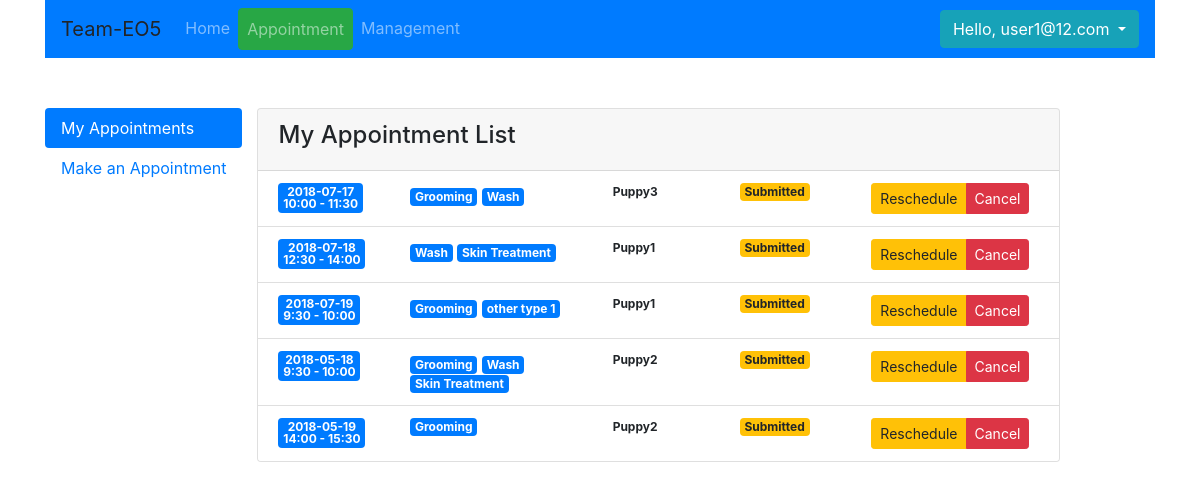
/appointment (signed in), run on the app's committed database.
### app/models.py (models this page shows, shortened)
class User(db.Model):
    __tablename__ = 'User'
    id = db.Column(db.Integer, primary_key=True)
    first_name = db.Column(db.String(20))
    last_name = db.Column(db.String(20))
    email = db.Column(db.String(50))
    password = db.Column(db.String(50))
    dob = db.Column(db.DATE, default=datetime.now)
    gender = db.Column(db.CHAR(1))
    phone = db.Column(db.String(10))
    home_number = db.Column(db.String(10))
    work_number = db.Column(db.String(10))
    address_id = db.Column(db.Integer, db.ForeignKey('Address.id'),
                           nullable=False)
    address = db.relationship('Address')
    active = db.Column(db.BOOLEAN)
    admin = db.Column(db.BOOLEAN)
    register_date = db.Column(db.DATETIME, default=datetime.now)
    def is_admin(self):
        return self.admin

class Appt(db.Model):
    __tablename__ = "Appt"
    id = db.Column(db.Integer, primary_key=True)
    owner_id = db.Column(db.Integer, db.ForeignKey('User.id'),
                         nullable=False)
    owner = db.relationship('User',
                            backref=db.backref('appts', lazy=True), foreign_keys=[owner_id])
    pet_id = db.Column(db.Integer, db.ForeignKey('Pet.id'),
                         nullable=False)
    pet = db.relationship('Pet',
                            backref=db.backref('appts', lazy=True), foreign_keys=[pet_id])
    appt_date = db.Column(db.DATE)
    appt_timeslot_id = db.Column(db.Integer, db.ForeignKey('ApptTimeSlot.id'),
                         nullable=False)
    appt_timeslot = db.relationship('ApptTimeSlot',
                            backref=db.backref('appt', lazy=True), foreign_keys=[appt_timeslot_id])
    status = db.Column(db.String(10),default="Submitted")
    update_date = db.Column(db.DATE,default=datetime.now)

class ApptTimeSlot(db.Model):
    __tablename__ = "ApptTimeSlot"
    id = db.Column(db.Integer, primary_key=True)
    slot = db.Column(db.String(5))

class Appt2Ser(db.Model):
    __tablename__ = "Appt2Ser"
    id = db.Column(db.Integer, primary_key=True)
    appt_id = db.Column(db.Integer, db.ForeignKey('Appt.id'),
                         nullable=False)
    appt = db.relationship('Appt',
                            backref=db.backref('appt_service', lazy=True), foreign_keys=[appt_id])
    service_id = db.Column(db.Integer, db.ForeignKey('Service.id'),
                        nullable=False)
    service = db.relationship('Service',foreign_keys=[service_id])

class Service(db.Model):
    __tablename__ = "Service"
    id = db.Column(db.Integer, primary_key=True)
    type = db.Column(db.String(50))
    desc = db.Column(db.String(50))
    fee = db.Column(db.FLOAT)

class Pet(db.Model):
    __tablename__ = "Pet"
    id = db.Column(db.Integer, primary_key=True)
    owner_id = db.Column(db.Integer, db.ForeignKey('User.id'),
                         nullable=False)
    owner = db.relationship('User',
                            backref=db.backref('pets', lazy=True), foreign_keys=[owner_id])
    name = db.Column(db.String(20))
    breed = db.Column(db.String(20))
    gender = db.Column(db.CHAR(1))
    dob = db.Column(db.DATE, default=datetime.now)

### app/subapps/home/routing.py (the view)
@homeRoute.route('/appointment', methods=['GET'])
@login_required
def appt():
    session = Session()
    form = ApptForm()
    appt_list = session.query(Appt).filter(Appt.owner_id == current_user.id).all()
    form.appt_service.choices = session.query(Service.id, Service.type).all()
    return render_template("home/appt_list.html", form=form, appt_list=appt_list, appt_tab="my",
                           current_page="appointment")

### app/manage.py (called while the page is built)
@login_manager.user_loader
def load_user(user_id):
    from app.models import User
    from app.db_info import Session
    session = Session()
    user = session.query(User).options(subqueryload(User.address)).filter(User.id == user_id).first()
    session.close()
    return user

### run.py (called while the page is built)
@app.before_request
def before_request():
    pass

### app/subapps/home/templates/home/appt_list.html (shortened to what this page needs)
{% extends "home/appt_base.html" %}
{% block main_content %}
    <div class="card ">
        <div class="card-header">
            <div class="row">
                <div class="col-md-9">
                    <h4> My Appointment List </h4>
                </div>
            </div>
        </div>
        <ul class="list-group list-group-flush">
            {% if appt_list.__len__() > 0 %}
                {% for appt in appt_list %}
                    <li class="list-group-item">
                        <div class="row">
                            <div class="col-md-2">
                                    <span class="badge badge-primary">{{ appt.appt_date }}<br>
                                        {{ appt.appt_timeslot.slot }}</span>
                            </div>
                            <div class="col-md-3">
                                {% for mapping in appt.appt_service %}
                                    <span class="badge badge-primary">{{ mapping.service.type }}</span>
                                {% endfor %}
                            </div>
                            <div class="col-md-2">
                                <span class="badge">
                                    {{ appt.pet.name }}
                                </span>
                            </div>
                            <div class="col-md-2">
                                <span class="badge badge-{% if appt.status == "Done" %}primary{% else %}warning{% endif %}">
                                    {{ appt.status }}
                                </span>
                            </div>
                            <div class="col-md-3">
                                <div class="btn-group" role="group">
                                    {% if appt.status != "Done" %}
                                        <a class="btn btn-warning btn-sm" style="font-size: 14px;"
                                           href="{{ url_for("homeRoute.appt_update",appt_id=appt.id) }}">
                                            Reschedule
                                        </a>
                                        <a class="btn btn-danger btn-sm" style="font-size: 14px;"
                                           href="{{ url_for("homeRoute.appt_delete",appt_id=appt.id) }}">Cancel</a>
                                    {% endif %}
                                </div>
                            </div>
                        </div>
                    </li>
                {% endfor %}
            {% else %}
                <li class="list-group-item">No Appointment under this accound.</li>
            {% endif %}
        </ul>
    </div>
{% endblock %}

### app/templates/base.html (shortened to what this page needs)
<head>
    <link rel="stylesheet" type=text/css href="{{ url_for('static', filename='bootstrap.min.css') }}">
    <link rel="stylesheet" type=text/css href="{{ url_for('static', filename='bootstrap-datepicker3.min.css') }}">
</head>
<body>
<div class="container">
    <nav class="navbar navbar-expand-lg  navbar navbar-dark bg-primary">
        <a class="navbar-brand">Team-EO5</a>
        <div class="collapse navbar-collapse" id="nav-content">
            <ul class="navbar-nav mr-auto">
                <li class="nav-item ">
                    <a class="nav-link {% if current_page == 'home' %}btn btn-success{% endif %}"
                       href="{{ url_for('homeRoute.index') }} ">Home <span class="sr-only">(current)</span></a>
                </li>
                <li class="nav-item">
                    <a class="nav-link {% if current_page == 'appointment' %}btn btn-success{% endif %}"
                       href="{{ url_for('homeRoute.appt') }}">Appointment</a>
                </li>
                <li class="nav-item">
                    <a class="nav-link {% if current_page == 'user' %}btn btn-success{% endif %}"
                       href="{{ url_for('homeRoute.user_update') }}">Management</a>
                </li>
            </ul>
            {% if current_user.is_authenticated %}
                <div class="dropdown my-2 my-lg-0">
                    <button class="btn btn-info dropdown-toggle" type="button" id="dropdownMenuButton"
                            data-toggle="dropdown" aria-haspopup="true" aria-expanded="false">
                        Hello, {{ current_user.email }}
                    </button>
                </div>
            {% else %}
                <div class="btn-group my-2 my-lg-0" role="group" aria-label="Basic example">
                    <a class="btn btn-info" href="{{ url_for('homeRoute.login') }}?next={{ request.path }}"
                       role="button">Login</a>
                    <a class="btn btn-info" href="{{ url_for("homeRoute.register") }}" role="button">Sign Up</a>
                </div>
            {% endif %}
        </div>
    </nav>
    <div class="container">
        {% block content %}<h1>Base Template with css and js</h1>{% endblock %}
    </div>
</div>
</body>

### data on the page
User: email "user1@12.com"
Appt: appt_date "2018-07-17", appt_timeslot.slot "10:00 - 11:30", pet.name "Puppy3", status "Submitted"
Appt2Ser: service.type "Grooming"
Appt2Ser: service.type "Wash"
Appt: appt_date "2018-07-18", appt_timeslot.slot "12:30 - 14:00", pet.name "Puppy1", status "Submitted"
Appt2Ser: service.type "Wash"
Appt2Ser: service.type "Skin Treatment"
Appt: appt_date "2018-07-19", appt_timeslot.slot "9:30 - 10:00", pet.name "Puppy1", status "Submitted"
Appt2Ser: service.type "Grooming"
Appt2Ser: service.type "other type 1"
Appt: appt_date "2018-05-18", appt_timeslot.slot "9:30 - 10:00", pet.name "Puppy2", status "Submitted"
Appt2Ser: service.type "Grooming"
Appt2Ser: service.type "Wash"
Appt2Ser: service.type "Skin Treatment"
Appt: appt_date "2018-05-19", appt_timeslot.slot "14:00 - 15:30", pet.name "Puppy2", status "Submitted"
Appt2Ser: service.type "Grooming"
